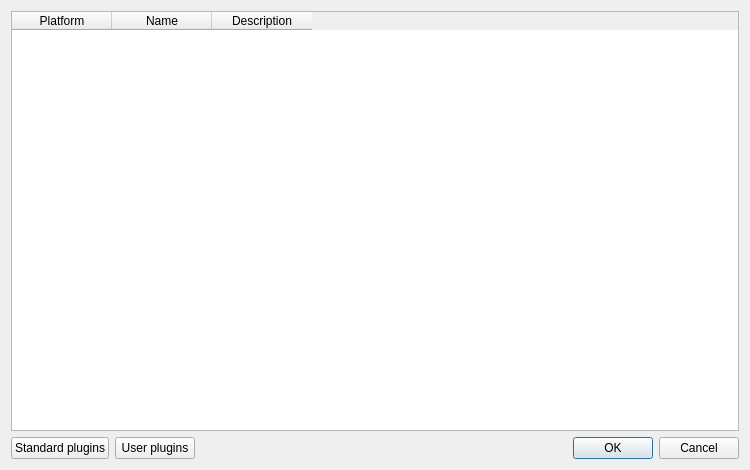
<?xml version="1.0" encoding="UTF-8"?>
<ui version="4.0">
 <class>PluginSelectorDialog</class>
 <widget class="QDialog" name="PluginSelectorDialog">
  <property name="geometry">
   <rect>
    <x>0</x>
    <y>0</y>
    <width>750</width>
    <height>470</height>
   </rect>
  </property>
  <property name="windowTitle">
   <string>Plugins selection</string>
  </property>
  <layout class="QVBoxLayout" name="verticalLayout">
   <item>
    <widget class="QTableWidget" name="plugins">
     <property name="alternatingRowColors">
      <bool>true</bool>
     </property>
     <property name="columnCount">
      <number>3</number>
     </property>
     <column>
      <property name="text">
       <string>Platform</string>
      </property>
     </column>
     <column>
      <property name="text">
       <string>Name</string>
      </property>
     </column>
     <column>
      <property name="text">
       <string>Description</string>
      </property>
     </column>
    </widget>
   </item>
   <item>
    <layout class="QHBoxLayout" name="horizontalLayout_2">
     <item>
      <widget class="QPushButton" name="standardPlugins">
       <property name="text">
        <string>Standard plugins</string>
       </property>
      </widget>
     </item>
     <item>
      <widget class="QPushButton" name="userPlugins">
       <property name="text">
        <string>User plugins</string>
       </property>
      </widget>
     </item>
     <item>
      <spacer name="horizontalSpacer">
       <property name="orientation">
        <enum>Qt::Horizontal</enum>
       </property>
       <property name="sizeHint" stdset="0">
        <size>
         <width>40</width>
         <height>20</height>
        </size>
       </property>
      </spacer>
     </item>
     <item>
      <widget class="QDialogButtonBox" name="buttonBox">
       <property name="orientation">
        <enum>Qt::Horizontal</enum>
       </property>
       <property name="standardButtons">
        <set>QDialogButtonBox::Cancel|QDialogButtonBox::Ok</set>
       </property>
      </widget>
     </item>
    </layout>
   </item>
  </layout>
 </widget>
 <resources/>
 <connections>
  <connection>
   <sender>buttonBox</sender>
   <signal>accepted()</signal>
   <receiver>PluginSelectorDialog</receiver>
   <slot>accept()</slot>
   <hints>
    <hint type="sourcelabel">
     <x>248</x>
     <y>254</y>
    </hint>
    <hint type="destinationlabel">
     <x>157</x>
     <y>274</y>
    </hint>
   </hints>
  </connection>
  <connection>
   <sender>buttonBox</sender>
   <signal>rejected()</signal>
   <receiver>PluginSelectorDialog</receiver>
   <slot>reject()</slot>
   <hints>
    <hint type="sourcelabel">
     <x>316</x>
     <y>260</y>
    </hint>
    <hint type="destinationlabel">
     <x>286</x>
     <y>274</y>
    </hint>
   </hints>
  </connection>
 </connections>
</ui>
